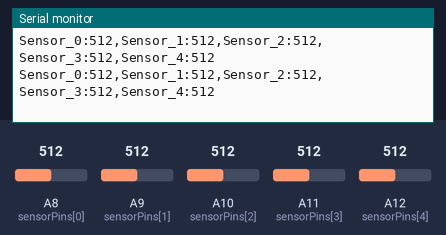
The sketch below on a simulated Arduino Mega 2560, built with avr-gcc and run on an emulated ATmega2560. Shown: the last lines printed to the serial monitor. The inputs (shaded band) are chosen by the test bench; at power-on: A8 (sensorPins[0]) = 512, A9 (sensorPins[1]) = 512, A10 (sensorPins[2]) = 512, A11 (sensorPins[3]) = 512, A12 (sensorPins[4]) = 512.

Above: at 1.3 s.
1.4 s: A8 (sensorPins[0]) set to 716
At 1.68 s:
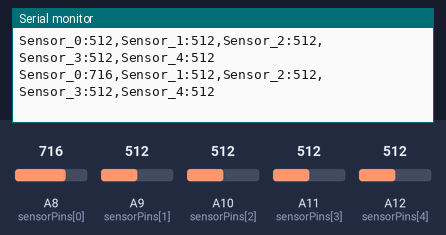
2.9 s: A9 (sensorPins[1]) set to 716
At 2.93 s:
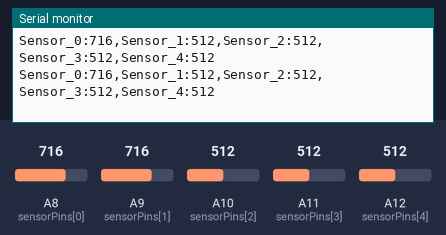
4.4 s: A10 (sensorPins[2]) set to 716
At 4.43 s:
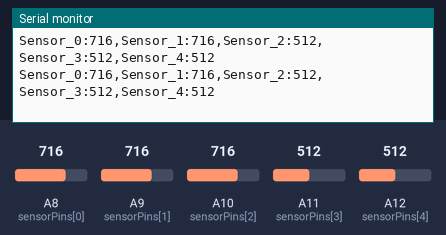
5.9 s: A11 (sensorPins[3]) set to 716
At 5.93 s:
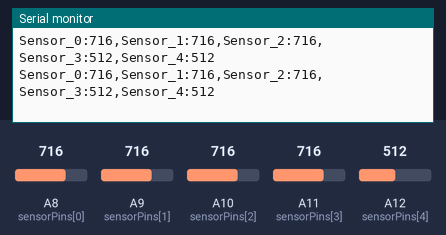
7.4 s: A12 (sensorPins[4]) set to 716
At 7.43 s:
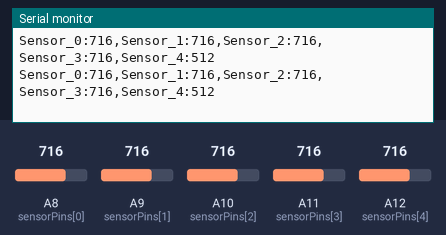
8.9 s: A8 (sensorPins[0]) set to 992
At 8.93 s:
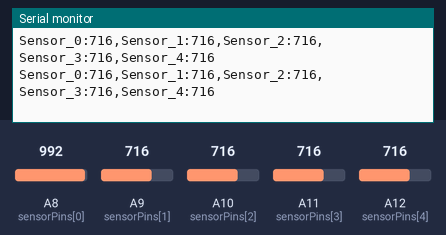
Timing chart, 0 to 11.4 s (numbered marks = the images above; inputs shaded):
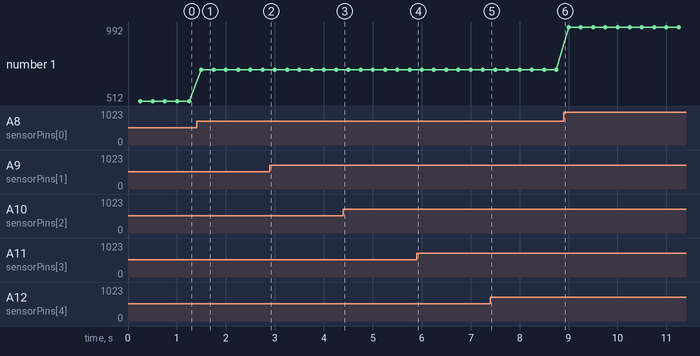

Measured:
- after the input at 1.4 s, the serial monitor: prints a new line after 0.10 s (image 1)
- plotted number 1: 512 → 716 after the input at 1.4 s, 716 → 992 after the input at 8.9 s

The sketch:

ir_sensor_5ch.ino
```cpp
// Based code for testing WaveShare Tracker sensor
// Src : https://www.waveshare.com/wiki/Tracker_Sensor

// Pin definitions
// For MEGA
const int sensorPins[] = {A8, A9, A10, A11, A12};
// For Atmega328 based and keeping i2c port
// const int sensorPins[] = {A0, A1, A2, A3, A6};


const int numSensors = 5;

// Variables to store analog values
int sensorValues[numSensors];

// Timer variables
unsigned long previousMillis = 0;
const long interval = 250;  // interval in milliseconds

void setup() {
  // Initialize serial communication
  Serial.begin(9600);

  // Initialize sensor pins as inputs (optional, as they are inputs by default)
  for (int i = 0; i < numSensors; i++) {
    pinMode(sensorPins[i], INPUT);
  }
}

void loop() {
  // Check if 250 ms have passed
  unsigned long currentMillis = millis();
  if (currentMillis - previousMillis >= interval) {
    // Save the current time to compare in the next iteration
    previousMillis = currentMillis;

    // Read the sensor values
    for (int i = 0; i < numSensors; i++) {
      sensorValues[i] = analogRead(sensorPins[i]);
    }

    // Send the values through the serial port
    for (int i = 0; i < numSensors; i++) {
      Serial.print("Sensor_");
      Serial.print(i);
      Serial.print(":");
      Serial.print(sensorValues[i]);
      if (i < numSensors - 1) {
        Serial.print(",");
      }
    }
    Serial.println();
  }
}
```
